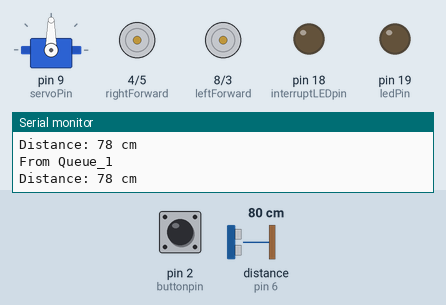
This sketch was run on a simulated Arduino Uno, built with avr-gcc and run on an emulated ATmega328P. On the bench: servo, motor-driver pin pairs drawn as motors (green arrow = first pin HIGH = forward, orange = second pin HIGH = backward, longer = more drive), output pins drawn as LEDs (lit = HIGH), the last lines printed to the serial monitor. Wiring (inferred from the names in the program): ultrasonic range finder: trigger pin 7; echo pin 6. Dashed ring = blinking. The inputs (shaded band) are chosen by the test bench; at power-on: distance to the obstacle (sensor on pin 6) 80 cm, pin 2 (buttonpin) HIGH. The echo pulse lasts 58.3 µs per cm; pins used as bus, display or sensor lines are not drawn.

Above: at 3.0 s.
3.1 s: distance to the obstacle (sensor on pin 6) set to 2 cm
At 6.0 s:
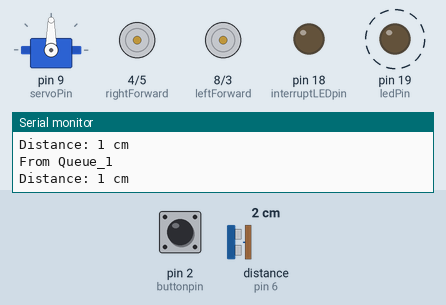
6.1 s: pin 2 (buttonpin) pulled LOW for 3.2 s
At 8.1 s:
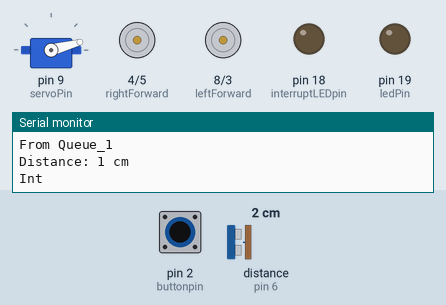
10.8 s: pin 2 (buttonpin) pulled LOW for 0.25 s
At 13.6 s:
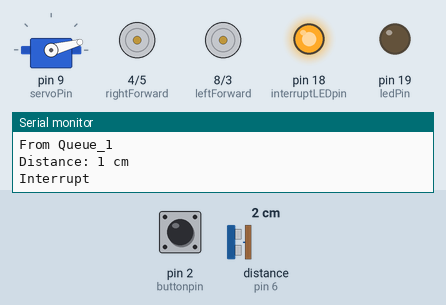
13.8 s: distance to the obstacle (sensor on pin 6) set to 18 cm
16.8 s: pin 2 (buttonpin) pulled LOW for 1 s
At 19.9 s:
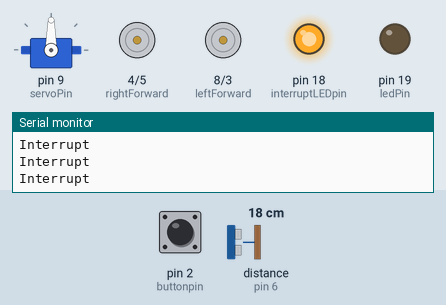
20.8 s: pin 2 (buttonpin) pulled LOW for 0.25 s
At 22.2 s:
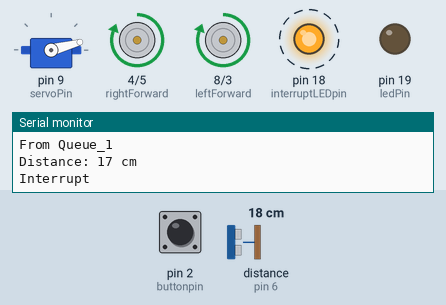
Timing chart, 0 to 37.7 s (numbered marks = the images above; inputs shaded):
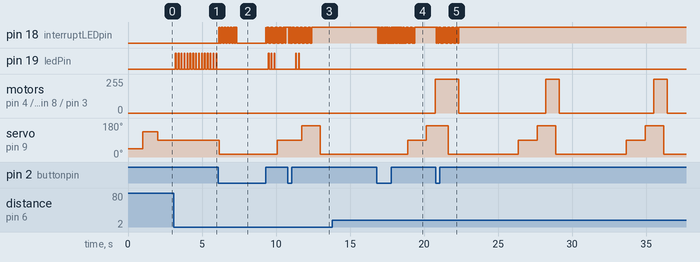

Measured:
- after the input at 3.1 s, pin 19 (ledPin): alternates HIGH for 0.05 s and LOW for 0.15 s, starting after 0.11 s
- after the input at 6.1 s, servo on pin 9 (servoPin): 90° → 15° after 0.06 s, → 90° 3.9 s later
- after the input at 10.8 s, pin 18 (interruptLEDpin): alternates HIGH for 0.02 s and LOW for 0.02 s, 96 changes in all, then stays HIGH, starting after 0.07 s; pin 19 (ledPin): alternates HIGH for 0.05 s and LOW for 0.15 s, 4 changes in all, then stays LOW, starting after 0.54 s
- after the input at 13.8 s, every drawn part: stays the same
- after the input at 16.8 s, pin 18 (interruptLEDpin): goes 10 × (LOW 0.04 s, HIGH 0.04 s), LOW 0.11 s, 37 × (HIGH 0.03 s, LOW 0.03 s), then HIGH, starting after 0.06 s
- after the input at 20.8 s, pin 18 (interruptLEDpin): alternates HIGH for 0.02 s and LOW for 0.02 s, 96 changes in all, then stays HIGH, starting at once
- by itself, motor on pin 4 (rightForward) / pin 5 (rightBackward), motor on pin 8 (leftForward) / pin 3 (leftBackward): alternates forward 255/255 for 0.90 s and stopped for 6.1 s

The sketch:

Main.ino
```cpp
#include <Arduino_FreeRTOS.h>
#include <Servo.h>
#include <semphr.h>
#include <queue.h>
const int leftForward = 8;
const int leftBackward = 3;
const int rightForward = 4;
const int rightBackward = 5;
#define echoPin 6 // attach pin D2 Arduino to pin Echo of HC-SR04
#define trigPin 7 //attach pin D3 Arduino to pin Trig of HC-SR04
int buttonpin = 2; //Define pin 8 for button interrupt
int servoPin = 9;// define servo motor signal at pin9
int interruptLEDpin = 18; //Define Blinking LED for interrupt at pin19(A4)
int ledPin = 19; //Define Blinking LED all the time at pin19(A5)
int intercount = 0;
int tempcount;
int dir = 0;
int servoangle[3] = {15,90,165};
int temp = 0;

SemaphoreHandle_t mutex_v; //Mutex variable
SemaphoreHandle_t interruptSemaphore; //Binary Semaphore
QueueHandle_t queue_1;
QueueHandle_t queue_2;
QueueHandle_t queue_3;
int leftdist =0;
int frontdist =0;
int rightdist =0;
// defines variables
long duration; // variable for the duration of sound wave travel
int distance; // variable for the distance measurement
int distance2; // variable for the distance measurement
int direct;
TaskHandle_t TaskHandle_1;//Blinking LED
TaskHandle_t TaskHandle_2;//Interrupt LED
TaskHandle_t TaskHandle_3;//Transform
TaskHandle_t TaskHandle_4;//TaskUrgent
TaskHandle_t TaskHandle_5;//regular ultrasonic
Servo Servo1;

void TaskLed(void *pvParameter);
void TaskBlink1(void *pvParameter);
void Movement(void *pvParameter);
void UltraSonic(void *pvParameter);
void TaskUrgent(void *pvParameter);
void Transform(void *pvParameters);

//solve the debouncing problem
long debouncing_time = 150;
volatile unsigned long last_micros;
void debounceInterrupt() {
if((long)(micros() - last_micros) >= debouncing_time * 1000) {
interruptHandler();
last_micros = micros();
}
}
void interruptHandler() {
xSemaphoreGiveFromISR(interruptSemaphore, NULL);
}

void setup() {
  Serial.begin(9600);
  pinMode(buttonpin, INPUT_PULLUP); //Activate buttopin at pullup state
  Servo1.attach(servoPin);
  Servo1.write(45);
  delay(1000);
  Servo1.write(135);
  delay(1000);
  Servo1.write(90);
  pinMode(leftForward , OUTPUT);
  pinMode(leftBackward , OUTPUT);
  pinMode(rightForward , OUTPUT);
  pinMode(rightBackward , OUTPUT);
  pinMode(trigPin, OUTPUT); // Sets the trigPin as an OUTPUT
  pinMode(echoPin, INPUT); // Sets the echoPin as an INPUT
  pinMode(ledPin, OUTPUT);//Sets the LED as an OUTPUT
  pinMode(interruptLEDpin, OUTPUT);//Sets the LED as an OUTPUT
  //xTaskCreate(TaskBlink1,"LEDblink",128,NULL,0,&TaskHandle_1);
  xTaskCreate(Movement, "move", 128, NULL,3,&TaskHandle_1);
  vTaskSuspend(TaskHandle_1);
  xTaskCreate(TaskLed, "LedInterrpt", 64, NULL,1,&TaskHandle_2);
  xTaskCreate(UltraSonic, "StartUltraSonic", 128, NULL, 5,&TaskHandle_5);
  xTaskCreate(TaskUrgent, "Read&blink faster", 64, NULL, 2, &TaskHandle_4);
  xTaskCreate(Transform, "channel 2", 64, NULL,4, &TaskHandle_3);
  vTaskSuspend(TaskHandle_3);
  mutex_v = xSemaphoreCreateMutex();//set up Mutex
  interruptSemaphore = xSemaphoreCreateBinary(); //Setup binary semaphore
  if (interruptSemaphore != NULL) {
    attachInterrupt(digitalPinToInterrupt(buttonpin), debounceInterrupt,LOW);
  }
  queue_1 = xQueueCreate(5, sizeof(int));
  queue_2 = xQueueCreate(3, sizeof(int));
  queue_3 = xQueueCreate(1, sizeof(int));
  vTaskStartScheduler();
}
void loop() {}

//............................................................................................
void TaskLed(void *pvParameters)
{
while(1) {
if (xSemaphoreTake(interruptSemaphore, portMAX_DELAY) == pdPASS) {
  intercount ++;
  if (intercount%2 == 1){
  Serial.println("Interrupt");
  xSemaphoreTake(mutex_v, portMAX_DELAY);
  for(int k =1; k<25;k++){
  digitalWrite(interruptLEDpin,HIGH);
  vTaskDelay( 20/ portTICK_PERIOD_MS );
  digitalWrite(interruptLEDpin,LOW);
  vTaskDelay( 20/ portTICK_PERIOD_MS );
  }
  xSemaphoreGive(mutex_v);
  digitalWrite(interruptLEDpin,HIGH);
  vTaskResume(TaskHandle_3);
  vTaskResume(TaskHandle_1);
  //vTaskDelete(TaskHandle_4);

    }
  else{
   Serial.println("Interrupt");
   xSemaphoreTake(mutex_v, portMAX_DELAY);
   for(int k =1; k<25;k++){
   digitalWrite(interruptLEDpin,HIGH);
   vTaskDelay( 20/ portTICK_PERIOD_MS );
   digitalWrite(interruptLEDpin,LOW);
   vTaskDelay( 20/ portTICK_PERIOD_MS );
   }
   xSemaphoreGive(mutex_v);
   digitalWrite(interruptLEDpin,LOW);
   vTaskSuspend(TaskHandle_3);
   vTaskSuspend(TaskHandle_1);
   //xTaskCreate(TaskUrgent, "Read&blink faster", 128, NULL, 2, &TaskHandle_4);
  }
}
}
}
//.....................................................................................................
//void TaskBlink1(void *pvParameters)  {
  //while(1)         //$$$$$$$$$$$$ Can be used as interrupt point $$$$$$$$$$$$$$$
  //{
  //  digitalWrite(ledPin, HIGH);
  //  vTaskDelay( 1000/ portTICK_PERIOD_MS );
   // digitalWrite(ledPin, LOW);
   // vTaskDelay( 1000/ portTICK_PERIOD_MS );
//  }
//}
//........................................................................................................
void TaskUrgent(void * pvParameters) {
  int distance = 0;
  int distance2 = 0;
  //int counter = 1;
  int direct = 0;
  while(1){
     if (xQueueReceive(queue_1, &distance, 1000) == pdPASS) {
      if (intercount%2 == 0){
      Serial.print("Distance: ");
      Serial.print(distance);
      Serial.println(" cm");
      if (distance <=5){
        //vTaskSuspend(TaskHandle_1);
        digitalWrite(ledPin, HIGH);
        vTaskDelay( 50/ portTICK_PERIOD_MS );
        digitalWrite(ledPin, LOW);
        vTaskDelay( 50/ portTICK_PERIOD_MS );
      }
      else{
        //vTaskResume(TaskHandle_1);
      }
     }
    }
   }
  }
void Transform(void *pvParameters){
int distance = 0;
int distanc2 = 0;
int direct = 0;
for(;;){
if (leftdist != 0 && frontdist != 0 && rightdist != 0){
          vTaskDelay( 500 / portTICK_PERIOD_MS );
          int x = max(leftdist,frontdist);
          int y = max(leftdist,rightdist);
          //Serial.print(frontdist );
          //Serial.print('\n');
          //Serial.print(leftdist );
          //Serial.print('\n');
          //Serial.print(rightdist );
          //Serial.print('\n');
          if(frontdist <20 && y<25){//Move backward for 2sec
            xSemaphoreTake(mutex_v, portMAX_DELAY);
            direct = 0;
            xQueueSend(queue_3, &direct, portMAX_DELAY);
            leftdist=0;
            frontdist=0;
            rightdist=0;
            xSemaphoreGive(mutex_v);
            vTaskDelay( 2600/ portTICK_PERIOD_MS );
          }
          else if(frontdist>= 30 && y>=25){ //Move forward for 2sec
            direct = 1;
            xSemaphoreTake(mutex_v, portMAX_DELAY);
            xQueueSend(queue_3, &direct, portMAX_DELAY);
            leftdist=0;
            frontdist=0;
            rightdist=0;
            xSemaphoreGive(mutex_v);
            vTaskDelay( 2600/ portTICK_PERIOD_MS );
            }
          else if(frontdist>= 30 && y<25){ //Move forward for 2sec
            direct = 1;
            xSemaphoreTake(mutex_v, portMAX_DELAY);
            xQueueSend(queue_3, &direct, portMAX_DELAY);
            leftdist=0;
            frontdist=0;
            rightdist=0;
            xSemaphoreGive(mutex_v);
            vTaskDelay( 2600/ portTICK_PERIOD_MS );
            }
          else if(y == leftdist){
            direct = 3;
            xSemaphoreTake(mutex_v, portMAX_DELAY);
            xQueueSend(queue_3, &direct, portMAX_DELAY);
            leftdist=0;
            frontdist=0;
            rightdist=0;
            xSemaphoreGive(mutex_v);
            vTaskDelay( 2600/ portTICK_PERIOD_MS );
            }//turn left
          else if(y == rightdist){
            direct = 2;
            xSemaphoreTake(mutex_v, portMAX_DELAY);
            xQueueSend(queue_3, &direct, portMAX_DELAY);
            leftdist=0;
            frontdist=0;
            rightdist=0;
            xSemaphoreGive(mutex_v);
            vTaskDelay( 2600/ portTICK_PERIOD_MS );
            }//turn right
          }
if (xQueueReceive(queue_2, &distance2, portMAX_DELAY) == pdPASS) {
       temp = distance2 + temp;
       if (tempcount%3 == 0 && dir == 2){
         xSemaphoreTake(mutex_v, portMAX_DELAY);
         frontdist = temp/3;
         temp =0;
         xSemaphoreGive(mutex_v);
         }
       else if (tempcount%3 == 0 && dir == 1){
         xSemaphoreTake(mutex_v, portMAX_DELAY);
         rightdist = temp/3;
         temp =0;
         xSemaphoreGive(mutex_v);
         }
       else if (tempcount%3 == 0 && dir == 0){
         xSemaphoreTake(mutex_v, portMAX_DELAY);
         leftdist = temp/3;
         temp =0;
         xSemaphoreGive(mutex_v);
         }
      }
}
}
//................................................................................................
void UltraSonic(void *pvParameters) {
  for(;;){
  if (intercount%2 == 1){
    if (tempcount ==3){
        dir++;
        //Serial.println("Turn");
        tempcount=0;
        }
    if (dir == 3){
      dir = 0;
      Servo1.write(servoangle[dir]);
      vTaskDelay( 3500/ portTICK_PERIOD_MS );
      }
    Servo1.write(servoangle[dir]);
    vTaskDelay( 1000 / portTICK_PERIOD_MS );
    for(int y  =0;y<3;y++){
      vTaskDelay( 100 / portTICK_PERIOD_MS );
      digitalWrite(trigPin, LOW);
      vTaskDelay( 2 / portTICK_PERIOD_MS );
      // Sets the trigPin HIGH (ACTIVE) for 10 microseconds
      digitalWrite(trigPin, HIGH);
      vTaskDelay( 10 / portTICK_PERIOD_MS );
      digitalWrite(trigPin, LOW);
      // Reads the echoPin, returns the sound wave travel time in microseconds
      duration = pulseIn(echoPin, HIGH);
      // Calculating the distance
      distance2 = duration * 0.034 / 2; // Speed of sound wave divided by 2 (go and back)
      //Serial.print("From Queue_2 ");
      //Serial.print(distance2);
      //Serial.println("cm");
      xQueueSend(queue_2, &distance2, portMAX_DELAY);
      tempcount ++;
      }
  }
  else if (intercount%2 == 0){
  digitalWrite(trigPin, LOW);
  vTaskDelay( 2 / portTICK_PERIOD_MS );
  // Sets the trigPin HIGH (ACTIVE) for 10 microseconds
  digitalWrite(trigPin, HIGH);
  vTaskDelay( 10 / portTICK_PERIOD_MS );
  digitalWrite(trigPin, LOW);
  // Reads the echoPin, returns the sound wave travel time in microseconds
  duration = pulseIn(echoPin, HIGH);
  // Calculating the distance
  distance = duration * 0.034 / 2; // Speed of sound wave divided by 2 (go and back)
  xQueueSend(queue_1, &distance, portMAX_DELAY);
  Serial.println("From Queue_1");
  vTaskDelay( 200/ portTICK_PERIOD_MS );
    }
  }
}


//..............................................................................................................
void Movement(void *pvParameter){
  while(1){
    if (xQueueReceive(queue_3, &direct, portMAX_DELAY) == pdPASS) {
    Serial.println(direct);
    if(direct == 0){ //Move backward for 2sec
      vTaskDelay( 100/ portTICK_PERIOD_MS );
      digitalWrite(leftForward , HIGH);
      digitalWrite(leftBackward , LOW);
      digitalWrite(rightForward , HIGH);
      digitalWrite(rightBackward , LOW);
      vTaskDelay(900/ portTICK_PERIOD_MS );
      digitalWrite(leftForward , LOW);
      digitalWrite(leftBackward , LOW);
      digitalWrite(rightForward , LOW);
      digitalWrite(rightBackward ,LOW);
      vTaskDelay(1200/ portTICK_PERIOD_MS );
    }
    else if(direct == 1){ //Move forward for 2sec
      vTaskDelay( 100/ portTICK_PERIOD_MS );
      digitalWrite(leftForward , LOW);
      digitalWrite(leftBackward , HIGH);
      digitalWrite(rightForward , LOW);
      digitalWrite(rightBackward , HIGH);
      vTaskDelay(900/ portTICK_PERIOD_MS );
      digitalWrite(leftForward , LOW);
      digitalWrite(leftBackward , LOW);
      digitalWrite(rightForward , LOW);
      digitalWrite(rightBackward ,LOW);
      vTaskDelay(1200/ portTICK_PERIOD_MS );
    }
    else if(direct == 2){ //turn left
      vTaskDelay( 100/ portTICK_PERIOD_MS );
      digitalWrite(leftForward , LOW);
      digitalWrite(leftBackward , HIGH);
      digitalWrite(rightForward , HIGH);
      digitalWrite(rightBackward , LOW);
      vTaskDelay(700/ portTICK_PERIOD_MS );
      digitalWrite(leftForward , LOW);
      digitalWrite(leftBackward , LOW);
      digitalWrite(rightForward , LOW);
      digitalWrite(rightBackward ,LOW);
      vTaskDelay(1000/ portTICK_PERIOD_MS );
      vTaskDelay(400/ portTICK_PERIOD_MS );
    }
    else if(direct == 3){ //turn right
      vTaskDelay( 100/ portTICK_PERIOD_MS );
      digitalWrite(leftForward , HIGH);
      digitalWrite(leftBackward , LOW);
      digitalWrite(rightForward , LOW);
      digitalWrite(rightBackward , HIGH);
      vTaskDelay(700/ portTICK_PERIOD_MS );
      digitalWrite(leftForward , LOW);
      digitalWrite(leftBackward , LOW);
      digitalWrite(rightForward , LOW);
      digitalWrite(rightBackward ,LOW);
      vTaskDelay(1000/ portTICK_PERIOD_MS );
      vTaskDelay(400/ portTICK_PERIOD_MS );
    }
  }
 }
}


//void Servomove(void *pvParameter){
  //while(1){
    //Servo1.write(15);
   // vTaskDelay(2000/ portTICK_PERIOD_MS);
   // Servo1.write(90);
  //  vTaskDelay(2000/ portTICK_PERIOD_MS);
  //  Servo1.write(165);
  //  vTaskDelay(2000/ portTICK_PERIOD_MS);
 // }
//}
```
